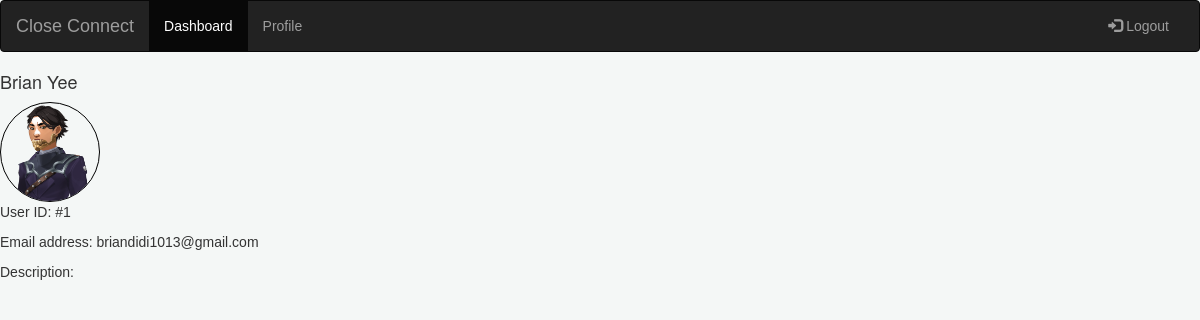
/users/show/1 (signed in), run on the app's committed database.
### user/models.py (models this page shows)
class User(models.Model):
    user_level = models.IntegerField()
    email = models.CharField(max_length=255)
    first_name = models.CharField(max_length=50)
    last_name = models.CharField(max_length=50)
    password = models.CharField(max_length=60)
    description = models.TextField()
    profile_pic = models.ImageField(null=True, blank=True)
    created_at = models.DateTimeField(auto_now_add=True)
    updated_at = models.DateTimeField(auto_now=True)
    objects = UserManager()

### user/views.py (the view)
# urls.py: path('users/show/<int:user_id>', views.show),
def show(request, user_id):
    try:
        user = User.objects.get(id=user_id)
        account = User.objects.get(id=request.session['user_id'])
        context = {
            'user': user,
            'account': account,
        }
        return render(request, 'profile.html', context)
    except:
        return redirect('/login')

### user/templates/profile.html (shortened to what this page needs)
<!DOCTYPE html>
<html>
<head>
    <link rel="stylesheet" href="https://maxcdn.bootstrapcdn.com/bootstrap/3.4.1/css/bootstrap.min.css">
    {% load static %}
    <link rel="stylesheet" href="{% static 'css/style.css' %}">
</head>
<body>
<nav class="navbar navbar-inverse">
    <div class="container-fluid">
        <div class="navbar-header">
            <a class="navbar-brand" href="/main">Close Connect</a>
        </div>
        <div class="collapse navbar-collapse" id="myNavbar">
            <ul class="nav navbar-nav">
                <li class="active"><a href="/check_admin">Dashboard </a></li>
                <li><a href="/users/edit">Profile</a></li>
            </ul>
            <ul class="nav navbar-nav navbar-right">
                <li><a href="/logout"><span class="glyphicon glyphicon-log-in"></span> Logout</a></li>
            </ul>
        </div>
    </div>
</nav>
<h4>{{ user.first_name }} {{ user.last_name }}</h4>
{% if user.profile_pic %}
    <img class="profile_pic" src="{{ user.profile_pic.url }}" alt="profile_pic.png">
{% else %}
    <img class="profile_pic" src="/static/images/default_profile.png" alt="profile_pic.png">
{% endif %}
<p>User ID: #{{ user.id }}</p>
<p>Email address: {{ user.email }}</p>
<p>Description: {{ user.description }}</p>
</body>
</html>

### static/css/style.css (style rules this page uses)
:root { --primary: #8c38ff; --light: #EEEEEE; --dark: #212121; }
* { margin: 0; padding: 0; box-sizing: border-box; font-family: 'Fira sans', sans-serif; }
body { background-color: #f4f7f6; }
.profile_pic { border-radius: 50%; width: 100px; height: 100px; object-fit: cover; border: 1px solid black }

### data on the page
User: first_name "Brian", last_name "Yee", profile_pic (picture), id "1", email "briandidi1013@gmail.com"
